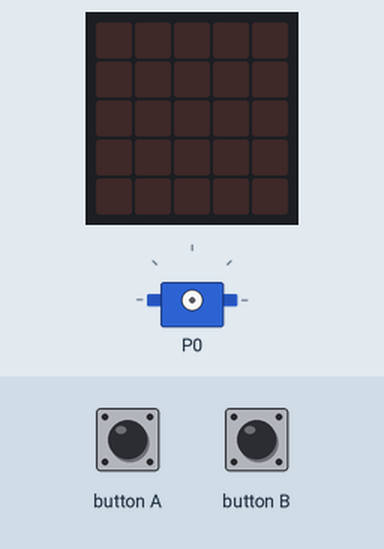
This program was run on a simulated BBC micro:bit (MakeCode). On the bench: the board's 5×5 LED display, servo. The test bench sets the inputs (shaded band).

Above: at 1.2 s.
1.3 s: button A pressed for 0.15 s
At 1.73 s:
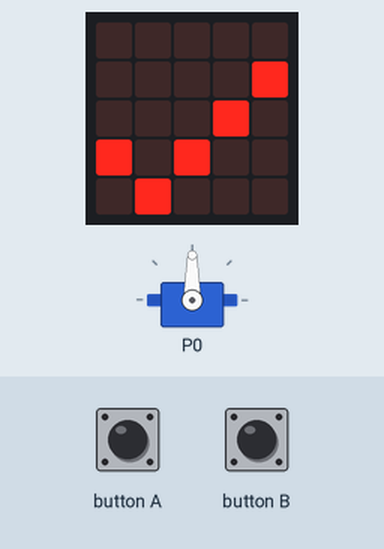
At 2.3 s:
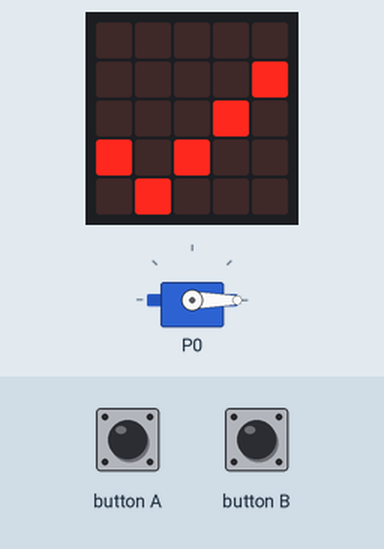
4.3 s: button B pressed for 0.15 s
At 5.1 s:
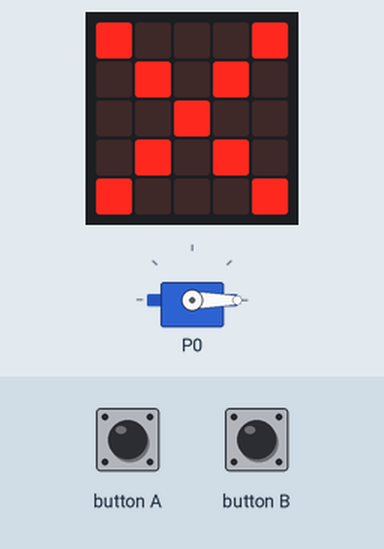
Timing chart, 0 to 7.3 s (numbered marks = the images above; inputs shaded):
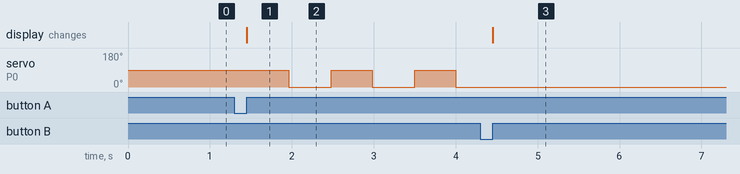

Measured:
- after the input at 1.3 s, servo on P0: alternates 90° for 0.50 s and 0° for 0.52 s, starting after 0.66 s; the display: changes after 0.15 s (image 1)
- after the input at 4.3 s, servo on P0: stops changing and stays 0°; the display: changes after 0.15 s (image 3)

The program:

main.ts
```typescript
let on = false
input.onButtonPressed(Button.A, function () {
    on = true
    basic.showIcon(IconNames.Yes)
})
input.onButtonPressed(Button.B, function () {
    on = false
    basic.showIcon(IconNames.No)
})
basic.forever(function () {
    if (on == true) {
        servos.P0.setAngle(90)
        basic.pause(500)
        servos.P0.setAngle(0)
        basic.pause(500)
    }
})
```

test.ts
```typescript
// tests gaan hier; deze zal niet worden gecompileerd wanneer dit pakket wordt gebruikt als extensie.
```
